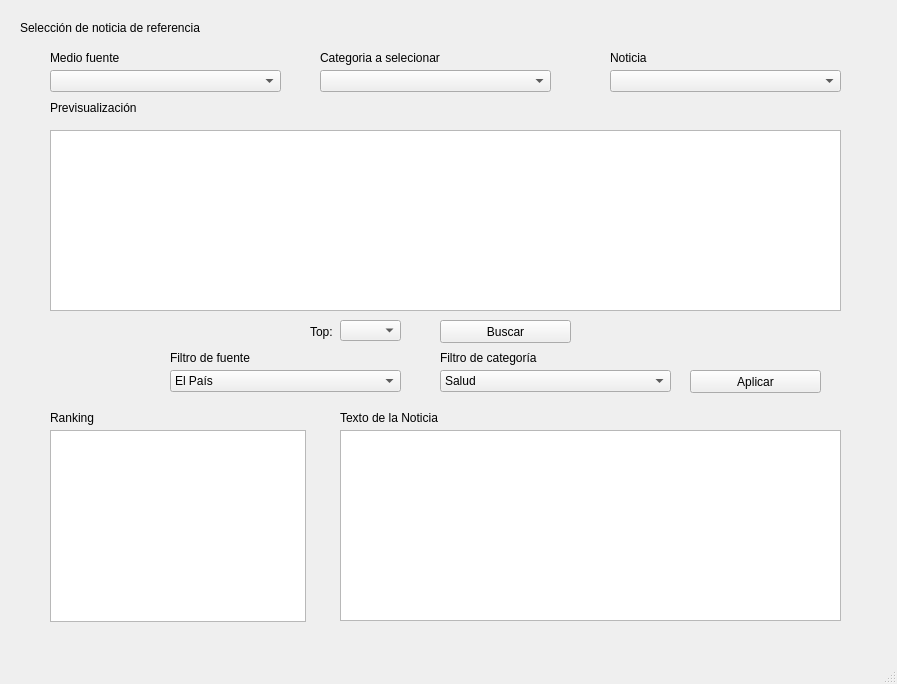
<?xml version="1.0" encoding="UTF-8"?>
<ui version="4.0">
 <class>MainWindow</class>
 <widget class="QMainWindow" name="MainWindow">
  <property name="geometry">
   <rect>
    <x>0</x>
    <y>0</y>
    <width>897</width>
    <height>684</height>
   </rect>
  </property>
  <property name="windowTitle">
   <string>MainWindow</string>
  </property>
  <widget class="QWidget" name="centralwidget">
   <widget class="QLabel" name="label">
    <property name="geometry">
     <rect>
      <x>20</x>
      <y>20</y>
      <width>231</width>
      <height>16</height>
     </rect>
    </property>
    <property name="text">
     <string>Selección de noticia de referencia</string>
    </property>
   </widget>
   <widget class="QComboBox" name="cb_fuente">
    <property name="geometry">
     <rect>
      <x>50</x>
      <y>70</y>
      <width>231</width>
      <height>22</height>
     </rect>
    </property>
   </widget>
   <widget class="QLabel" name="label_2">
    <property name="geometry">
     <rect>
      <x>50</x>
      <y>50</y>
      <width>231</width>
      <height>16</height>
     </rect>
    </property>
    <property name="text">
     <string>Medio fuente</string>
    </property>
   </widget>
   <widget class="QLabel" name="label_3">
    <property name="geometry">
     <rect>
      <x>320</x>
      <y>50</y>
      <width>231</width>
      <height>16</height>
     </rect>
    </property>
    <property name="text">
     <string>Categoria a selecionar</string>
    </property>
   </widget>
   <widget class="QComboBox" name="cb_category">
    <property name="geometry">
     <rect>
      <x>320</x>
      <y>70</y>
      <width>231</width>
      <height>22</height>
     </rect>
    </property>
   </widget>
   <widget class="QComboBox" name="cb_new">
    <property name="geometry">
     <rect>
      <x>610</x>
      <y>70</y>
      <width>231</width>
      <height>22</height>
     </rect>
    </property>
   </widget>
   <widget class="QLabel" name="label_4">
    <property name="geometry">
     <rect>
      <x>610</x>
      <y>50</y>
      <width>231</width>
      <height>16</height>
     </rect>
    </property>
    <property name="text">
     <string>Noticia</string>
    </property>
   </widget>
   <widget class="QLabel" name="label_5">
    <property name="geometry">
     <rect>
      <x>50</x>
      <y>100</y>
      <width>231</width>
      <height>16</height>
     </rect>
    </property>
    <property name="text">
     <string>Previsualización</string>
    </property>
   </widget>
   <widget class="QTextEdit" name="tx_preview">
    <property name="geometry">
     <rect>
      <x>50</x>
      <y>130</y>
      <width>791</width>
      <height>181</height>
     </rect>
    </property>
   </widget>
   <widget class="QLabel" name="label_6">
    <property name="geometry">
     <rect>
      <x>310</x>
      <y>320</y>
      <width>31</width>
      <height>24</height>
     </rect>
    </property>
    <property name="text">
     <string>Top:</string>
    </property>
   </widget>
   <widget class="QComboBox" name="cb_top">
    <property name="geometry">
     <rect>
      <x>340</x>
      <y>320</y>
      <width>61</width>
      <height>21</height>
     </rect>
    </property>
   </widget>
   <widget class="QPushButton" name="btn_serach">
    <property name="geometry">
     <rect>
      <x>440</x>
      <y>320</y>
      <width>131</width>
      <height>23</height>
     </rect>
    </property>
    <property name="text">
     <string>Buscar</string>
    </property>
   </widget>
   <widget class="QLabel" name="label_7">
    <property name="geometry">
     <rect>
      <x>170</x>
      <y>350</y>
      <width>231</width>
      <height>16</height>
     </rect>
    </property>
    <property name="text">
     <string>Filtro de fuente</string>
    </property>
   </widget>
   <widget class="QComboBox" name="comboBox_5">
    <property name="geometry">
     <rect>
      <x>170</x>
      <y>370</y>
      <width>231</width>
      <height>22</height>
     </rect>
    </property>
    <item>
     <property name="text">
      <string>El País</string>
     </property>
    </item>
    <item>
     <property name="text">
      <string>El Mundo</string>
     </property>
    </item>
    <item>
     <property name="text">
      <string>20 Minutos</string>
     </property>
    </item>
   </widget>
   <widget class="QLabel" name="label_8">
    <property name="geometry">
     <rect>
      <x>440</x>
      <y>350</y>
      <width>231</width>
      <height>16</height>
     </rect>
    </property>
    <property name="text">
     <string>Filtro de categoría</string>
    </property>
   </widget>
   <widget class="QComboBox" name="comboBox_6">
    <property name="geometry">
     <rect>
      <x>440</x>
      <y>370</y>
      <width>231</width>
      <height>22</height>
     </rect>
    </property>
    <item>
     <property name="text">
      <string>Salud</string>
     </property>
    </item>
    <item>
     <property name="text">
      <string>Tecnología</string>
     </property>
    </item>
    <item>
     <property name="text">
      <string>Deporte</string>
     </property>
    </item>
   </widget>
   <widget class="QLabel" name="label_9">
    <property name="geometry">
     <rect>
      <x>50</x>
      <y>410</y>
      <width>230</width>
      <height>16</height>
     </rect>
    </property>
    <property name="text">
     <string>Ranking</string>
    </property>
   </widget>
   <widget class="QListView" name="ql_ranking">
    <property name="geometry">
     <rect>
      <x>50</x>
      <y>430</y>
      <width>256</width>
      <height>192</height>
     </rect>
    </property>
   </widget>
   <widget class="QTextEdit" name="tx_noticia">
    <property name="geometry">
     <rect>
      <x>340</x>
      <y>430</y>
      <width>501</width>
      <height>191</height>
     </rect>
    </property>
   </widget>
   <widget class="QLabel" name="label_10">
    <property name="geometry">
     <rect>
      <x>340</x>
      <y>410</y>
      <width>230</width>
      <height>16</height>
     </rect>
    </property>
    <property name="text">
     <string>Texto de la Noticia</string>
    </property>
   </widget>
   <widget class="QPushButton" name="btn_apply">
    <property name="geometry">
     <rect>
      <x>690</x>
      <y>370</y>
      <width>131</width>
      <height>23</height>
     </rect>
    </property>
    <property name="text">
     <string>Aplicar</string>
    </property>
   </widget>
  </widget>
  <widget class="QMenuBar" name="menubar">
   <property name="geometry">
    <rect>
     <x>0</x>
     <y>0</y>
     <width>897</width>
     <height>21</height>
    </rect>
   </property>
  </widget>
  <widget class="QStatusBar" name="statusBar"/>
 </widget>
 <resources/>
 <connections/>
</ui>
